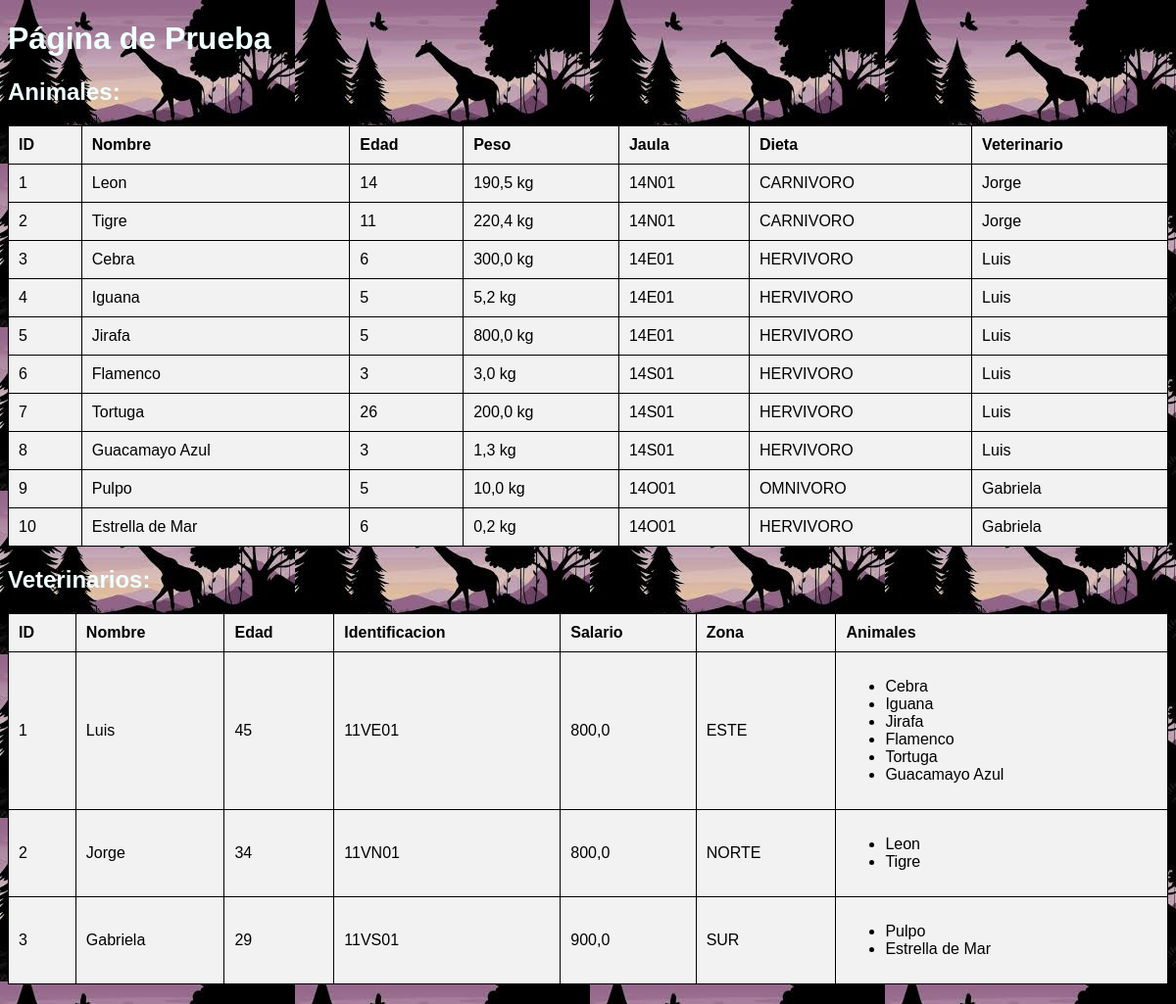
Page /prueba/ on the committed database.
### claseZoologico/models.py (models this page shows, shortened)
class SerVivo(models.Model):
    fecha_nacimiento = models.DateField()
    nombre = models.CharField(max_length=100)
    class Meta:
        abstract = True

class Animal(SerVivo):
    nombre_cientifico = models.CharField(max_length=100)
    edad = PositiveIntegerField(null=True,editable=False)
    peso = models.FloatField()
    zoologico = models.ForeignKey('Zoologico', on_delete=models.CASCADE, related_name='animales', null=True)
    jaula = models.ForeignKey('Jaula', on_delete=models.CASCADE, related_name='animales', null=True)
    cuidador = models.ForeignKey('Cuidador', on_delete=models.CASCADE, related_name='animales', null=True)
    veterinario = models.ForeignKey('Veterinario', on_delete=models.CASCADE, related_name='animales', null=True)
    estado = models.CharField(max_length=50, choices=[(tag.value, tag.name) for tag in Estado], null = True)
    tipo_cuerpo = models.CharField(max_length=50, choices=[(tag.value, tag.name) for tag in TipoCuerpo], null = True)
    tipo_dieta = models.CharField(max_length=50, choices=[(tag.value, tag.name) for tag in TipoDieta], null = True)
    zona = models.CharField(max_length=50, choices=[(tag.value, tag.name) for tag in Zona], null = True)
    class Meta:
        verbose_name = 'Animal'
        verbose_name_plural = 'Animales'

class Jaula(models.Model):
    capacidad = models.PositiveIntegerField()
    numero = models.CharField(max_length=7, unique=True, editable=False)
    esta_limpio = models.BooleanField(null = True, verbose_name='Esta limpio')
    zona = models.CharField(max_length=50, choices=[(tag.value, tag.name) for tag in Zona], null=True)
    personal_limpieza = models.ForeignKey(PersonalLimpieza, on_delete=models.CASCADE, related_name='jaulas',
                                          null=True, verbose_name='Personal limpieza:')
    class Meta:
        verbose_name = 'Jaula'
        verbose_name_plural = 'Jaulas'

class Empleado(Persona):
    identificacion = models.CharField(max_length=7, unique=True, editable=False)
    salario = models.FloatField()
    zona = models.CharField(max_length=50, choices=[(tag.value, tag.name) for tag in Zona], null = True)
    class Meta:
        abstract = True

class Veterinario(Empleado):
    especialidad = models.CharField(max_length=100)
    zoologico = models.ForeignKey('Zoologico', on_delete=models.CASCADE, related_name='veterinarios', null=True)

### claseZoologico/views.py (the view)
# urls.py: path('prueba/',primera_vista),
def primera_vista(request):
    data = {
        'animales':Animal.objects.all(),
        'veterinarios':Veterinario.objects.all(),
    }
    return render(request,'index.html',data)

### templates/index.html (shortened to what this page needs)
<!DOCTYPE html>
<html lang="es">
<head>
</head>
<body>
    <h1>Página de Prueba</h1>
    <h2>Animales:</h2>
    <table>
        <thead>
            <tr>
                <th>ID</th>
                <th>Nombre</th>
                <th>Edad</th>
                <th>Peso</th>
                <th>Jaula</th>
                <th>Dieta</th>
                <th>Veterinario</th>
            </tr>
        </thead>
        <tbody>
            {% for animal in animales %}
            <tr>
                <td>{{ animal.id }}</td>
                <td>{{ animal.nombre }}</td>
                <td>{{ animal.edad }}</td>
                <td>{{ animal.peso }} kg</td>
                <td>{{ animal.jaula.numero }}</td>
                <td>{{ animal.tipo_dieta }}</td>
                <td>{{ animal.veterinario.nombre }}</td>
            </tr>
            {% endfor %}
        </tbody>
    </table>
    <h2>Veterinarios:</h2>
    <table>
        <thead>
            <tr>
                <th>ID</th>
                <th>Nombre</th>
                <th>Edad</th>
                <th>Identificacion</th>
                <th>Salario</th>
                <th>Zona</th>
                <th>Animales</th>
            </tr>
        </thead>
        <tbody>
            {% for veterinario in veterinarios %}
            <tr>
                <td>{{ veterinario.id }}</td>
                <td>{{ veterinario.nombre }}</td>
                <td>{{ veterinario.edad }}</td>
                <td>{{ veterinario.identificacion }}</td>
                <td>{{ veterinario.salario }}</td>
                <td>{{ veterinario.zona }}</td>
                <td>
                    <ul>
                    {% for animal in veterinario.animales.all %}
                    <li> {{ animal.nombre }} </li>
                    {% empty %}
                    <li> No hay animales bajo su cuidado. </li>
                    {% endfor %}
                </ul>
                </td>
            </tr>
            {% endfor %}
        </tbody>
    </table>
</body>
</html>

### templates/index.html (style rules this page uses)
table { border-collapse: collapse; width: 100%; margin: 20px 0; }
th, td { background-color: #f2f2f2; border: 1px solid black; padding: 10px; text-align: left; }
body { font-family: Arial, sans-serif; }
h1 { color: azure; }
h2 { color: azure; }

### rows in the picture
Animal: id "1", nombre "Leon", edad "14", peso "190,5", jaula.numero "14N01", tipo_dieta "CARNIVORO", veterinario.nombre "Jorge"
Animal: id "2", nombre "Tigre", edad "11", peso "220,4", jaula.numero "14N01", tipo_dieta "CARNIVORO", veterinario.nombre "Jorge"
Animal: id "3", nombre "Cebra", edad "6", peso "300,0", jaula.numero "14E01", tipo_dieta "HERVIVORO", veterinario.nombre "Luis"
Animal: id "4", nombre "Iguana", edad "5", peso "5,2", jaula.numero "14E01", tipo_dieta "HERVIVORO", veterinario.nombre "Luis"
Animal: id "5", nombre "Jirafa", edad "5", peso "800,0", jaula.numero "14E01", tipo_dieta "HERVIVORO", veterinario.nombre "Luis"
Animal: id "6", nombre "Flamenco", edad "3", peso "3,0", jaula.numero "14S01", tipo_dieta "HERVIVORO", veterinario.nombre "Luis"
Animal: id "7", nombre "Tortuga", edad "26", peso "200,0", jaula.numero "14S01", tipo_dieta "HERVIVORO", veterinario.nombre "Luis"
Animal: id "8", nombre "Guacamayo Azul", edad "3", peso "1,3", jaula.numero "14S01", tipo_dieta "HERVIVORO", veterinario.nombre "Luis"
Animal: id "9", nombre "Pulpo", edad "5", peso "10,0", jaula.numero "14O01", tipo_dieta "OMNIVORO", veterinario.nombre "Gabriela"
Animal: id "10", nombre "Estrella de Mar", edad "6", peso "0,2", jaula.numero "14O01", tipo_dieta "HERVIVORO", veterinario.nombre "Gabriela"
Veterinario: id "1", nombre "Luis", edad "45", identificacion "11VE01", salario "800,0", zona "ESTE"
Veterinario: id "2", nombre "Jorge", edad "34", identificacion "11VN01", salario "800,0", zona "NORTE"
Veterinario: id "3", nombre "Gabriela", edad "29", identificacion "11VS01", salario "900,0", zona "SUR"
